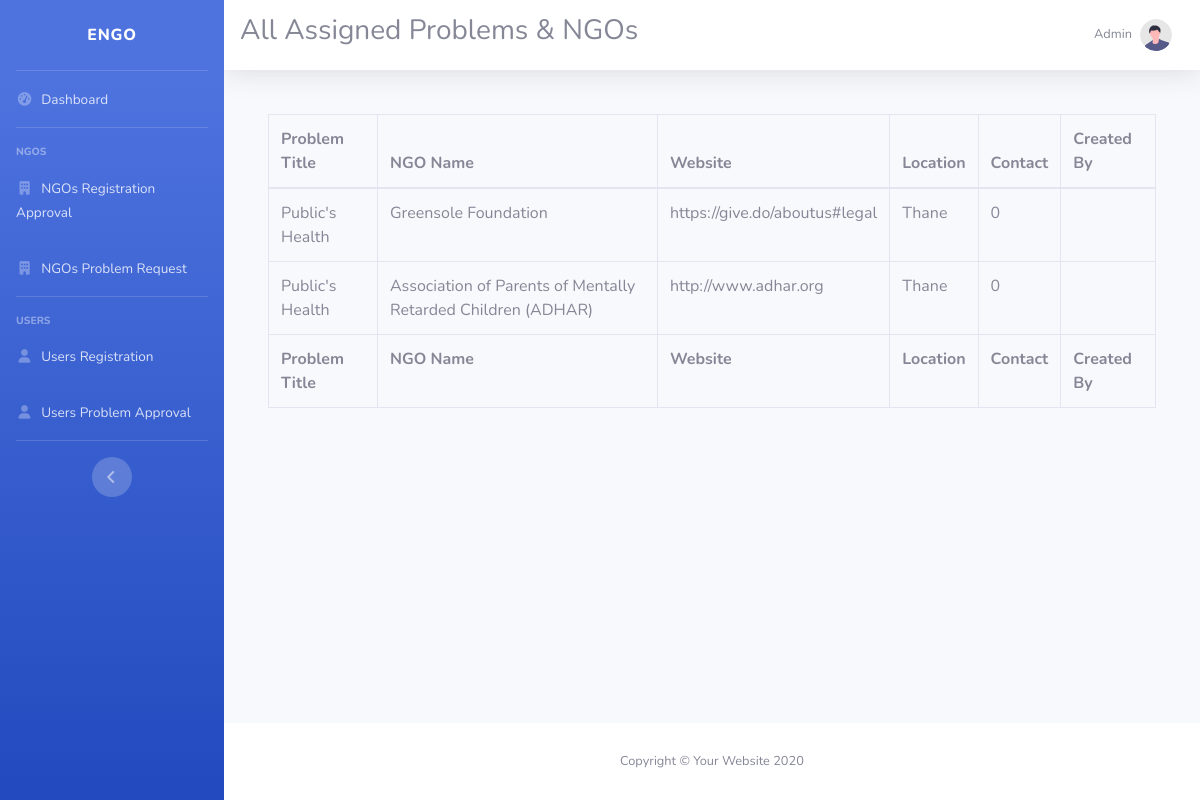
Page /dashboard.php (signed in) on the committed database.
### tables this page shows
CREATE TABLE `Problems` (
  `pid` int(11) NOT NULL,
  `Title` text NOT NULL,
  `Location` text NOT NULL,
  `Sector` text NOT NULL,
  `Problem` text NOT NULL,
  `Mobile` int(11) NOT NULL,
  `CreatedBy` text NOT NULL,
  `CreatedOn` date NOT NULL,
  `status` text DEFAULT NULL
);

CREATE TABLE `NGOs` (
  `ID` int(100) NOT NULL,
  `Name` varchar(100) NOT NULL,
  `Sector` varchar(100) NOT NULL,
  `State` varchar(100) NOT NULL,
  `Website` varchar(100) NOT NULL,
  `Address` varchar(100) NOT NULL,
  `Username` text NOT NULL,
  `Password` text NOT NULL
);

### dashboard.php (the view, shortened to what this page needs)
<?php
if($_SESSION["admin"]){
echo '
<!DOCTYPE html>
<html lang="en">
<head>
    <link rel="stylesheet" href="https://cdnjs.cloudflare.com/ajax/libs/font-awesome/6.4.0/css/all.min.css" />
    <link href="admin/all.min.css" rel="stylesheet" type="text/css">
    <link href="admin/sb-admin-2.min.css" rel="stylesheet">
</head>
<body id="page-top">
    <div id="wrapper">
        <ul class="navbar-nav bg-gradient-primary sidebar sidebar-dark accordion" id="accordionSidebar">
            <a class="sidebar-brand d-flex align-items-center justify-content-center" href="index.html">
                <div class="sidebar-brand-text mx-3">eNGO </div>
            </a>
            <hr class="sidebar-divider my-0">
            <li class="nav-item">
                <a class="nav-link" href="dashboard.php">
                    <i class="fas fa-fw fa-tachometer-alt"></i>
                    <span>Dashboard</span></a>
            </li>
            <hr class="sidebar-divider">
            <div class="sidebar-heading">
                NGOs
            </div>
            <li class="nav-item">
                <a class="nav-link collapsed" href="ngoRegistrationApproval.php" >
                    <i class="fas fa-fw fa-building"></i>
                    <span>NGOs Registration Approval</span>
                </a>
                <a class="nav-link collapsed" href="ngoProblemRequest.php" >
                    <i class="fas fa-fw fa-building"></i>
                    <span>NGOs Problem Request</span>
                </a>
            </li>
            <hr class="sidebar-divider">
            <div class="sidebar-heading">
                Users
            </div>
            <li class="nav-item ">
                <a class="nav-link " href="userRegistration.php" >
                    <i class="fas fa-fw fa-user"></i>
                    <span>Users Registration</span>
                </a>
                <a class="nav-link" href="userProblemApproval.php">
                    <i class="fas fa-fw fa-user"></i>
                    <span>Users Problem Approval</span>
                </a>
            </li>
            <hr class="sidebar-divider d-none d-md-block">
            <div class="text-center d-none d-md-inline">
                <button class="rounded-circle border-0" id="sidebarToggle"></button>
            </div>
        </ul>
        <div id="content-wrapper" class="d-flex flex-column">
            <div id="content">
                <nav class="navbar navbar-expand navbar-light bg-white topbar mb-4 static-top shadow">
                    <h3>All Assigned Problems & NGOs</h3>
                    <ul class="navbar-nav ml-auto">
                        <li class="nav-item dropdown no-arrow">
                            <a class="nav-link dropdown-toggle" href="#" id="userDropdown" role="button"
                                data-toggle="dropdown" aria-haspopup="true" aria-expanded="false">
                                <span class="mr-2 d-none d-lg-inline text-gray-600 small">Admin</span>
                                <img class="img-profile rounded-circle"
                                    src="admin/undraw_profile.svg">
                            </a>
                        </li>
                    </ul>
                </nav>
                <div class="container-fluid">
                    <div class="card-body">
                        <div class="table-responsive">
                            <table class="table table-bordered" id="dataTable" width="100%" cellspacing="0">
                                <thead>
                                    <tr>
                                        <th>Problem Title</th>
                                        <th>NGO Name</th>
                                        <th>Website</th>
                                        <th>Location</th>
                                        <th>Contact</th>
                                        <th>Created By</th>
                                    </tr>
                                </thead>
                                <tfoot>
                                    <tr>
                                        <th>Problem Title</th>
                                        <th>NGO Name</th>
                                        <th>Website</th>
                                        <th>Location</th>
                                        <th>Contact</th>
                                        <th>Created By</th>
                                    </tr>
                                </tfoot>
                                <tbody>';
                                    include "conn.php";
                                    $sql = "SELECT * FROM `problemAssigned`";
                                    $result = $conn->query($sql);
                                    if ($result->num_rows > 0) {
                                        while($row = $result->fetch_assoc()) {
                                            $nid = $row["NID"];
                                            $pid = $row["PID"];
                                            $sql2 = "SELECT * FROM Problems INNER JOIN NGOs on NGOs.ID = $nid AND Problems.pid = $pid";
                                            $results = $conn->query($sql2);
                                            while($r = $results->fetch_assoc()){
                                                echo "
                                                <tr>
                                                <td>".$r["Title"]."</td>
                                                <td>".$r["Name"]."</td>
                                                <td>".$r["Website"]."</td>
                                                <td>".$r["Location"]."</td>
                                                <td>".$r["Mobile"]."</td>
                                                <td>".$r["CreatedBy"]."</td>
                                                </tr>";
                                            }
                                            }
                                    }
                                    else{
                                        "There are no records";
                                    }
                                    echo '
                                </tbody>
                            </table>
                        </div>
                    </div>
                </div>
            </div>
            <footer class="sticky-footer bg-white">
                <div class="container my-auto">
                    <div class="copyright text-center my-auto">
                        <span>Copyright &copy; Your Website 2020</span>
                    </div>
                </div>
            </footer>
        </div>
    </div>
    <a class="scroll-to-top rounded" href="#page-top">
        <i class="fas fa-angle-up"></i>
    </a>
    <div class="modal fade" id="logoutModal" tabindex="-1" role="dialog" aria-labelledby="exampleModalLabel"
        aria-hidden="true">
        <div class="modal-dialog" role="document">
            <div class="modal-content">
                <div class="modal-header">
                    <h5 class="modal-title" id="exampleModalLabel">Ready to Leave?</h5>
                    <button class="close" type="button" data-dismiss="modal" aria-label="Close">
                        <span aria-hidden="true">×</span>
                    </button>
                </div>
                <div class="modal-body">Select "Logout" below if you are ready to end your current session.</div>
                <div class="modal-footer">
                    <button class="btn btn-secondary" type="button" data-dismiss="modal">Cancel</button>
                    <a class="btn btn-primary" href="logout.php">Logout</a>
                </div>
            </div>
        </div>
    </div>
    <script src="admin/jquery.min.js"></script>
    <script src="admin/bootstrap.bundle.min.js"></script>
    <script src="admin/jquery.easing.min.js"></script>
    <script src="admin/sb-admin-2.min.js"></script>
</body>
</html>';
}else{
    header("location:admin.php");
}
?>

### rows in the picture
problems: Title "Public's Health", ngos.Name "Greensole Foundation", ngos.Website "https://give.do/aboutus#legal", Location "Thane", Mobile "0", ngos.Name "Association of Parents of Mentally Retarded Children (ADHAR)", ngos.Website "http://www.adhar.org"
